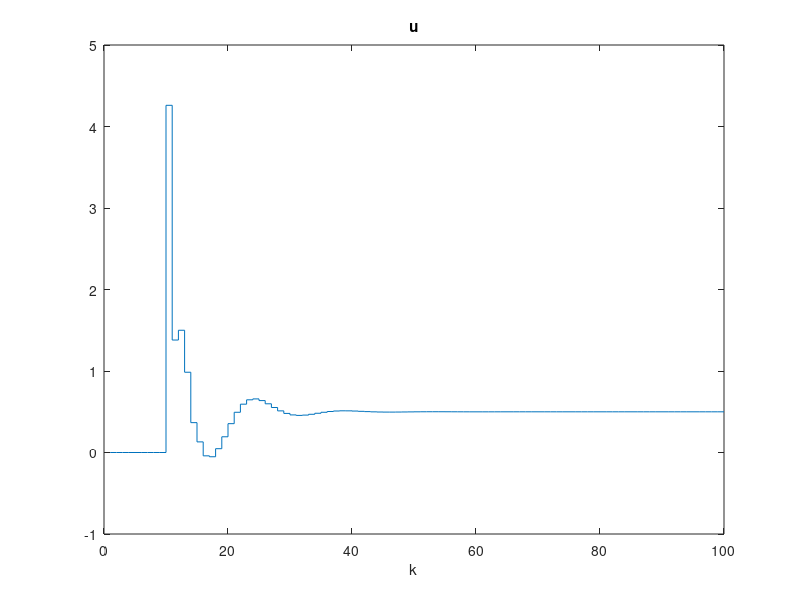
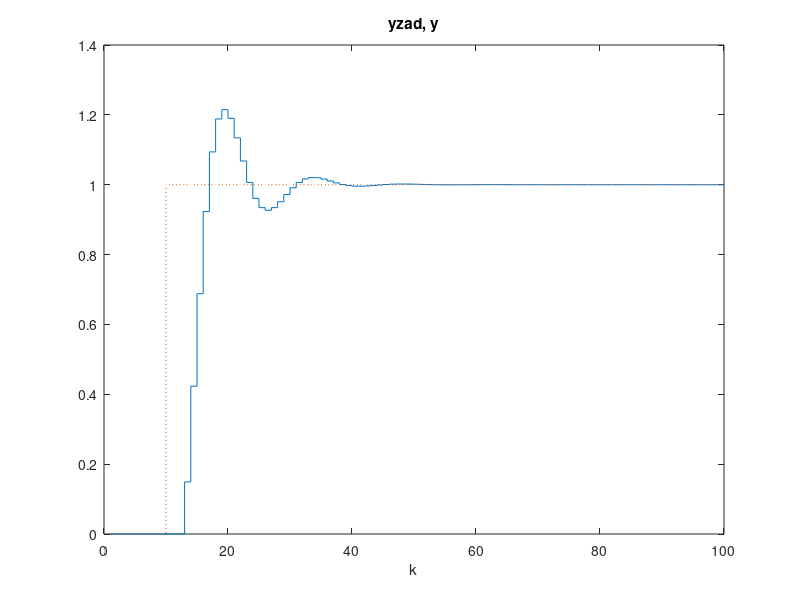

Write MATLAB code to recreate these figures, in order.
%inicjalizacja 
a1=-1.6375; a0=0.6703; b1=0.035; b0=0.0307; 
r2=3; r1=-7.14, r0=4.26; 
kk=100 %koniec symulacji 
%warunki początkowe 
u(1:4)=0; y(1:4)=0; 
yzad(1:9)=0; yzad(10:kk)=1; 
e(1:4)=0;                      
for k= 5:kk; %główna pętla symulacyjna 
%symulacja obiektu 
     y(k)=b1*u(k-3)+b0*u(k-4)-a1*y(k-1)- a0*y(k-2); 
%uchyb regulacji 
     e(k)=yzad(k)-y(k); 
%sygnał sterujcy regulatora PID 
     u(k)=r2*e(k-2)+r1*e(k-1)+r0*e(k)+u(k-1); 
end; 
%wyniki symulacji 
figure; stairs(u); 
title('u'); xlabel('k'); 
figure; stairs(y); hold on; stairs(yzad,':'); 
title('yzad, y'); xlabel('k')